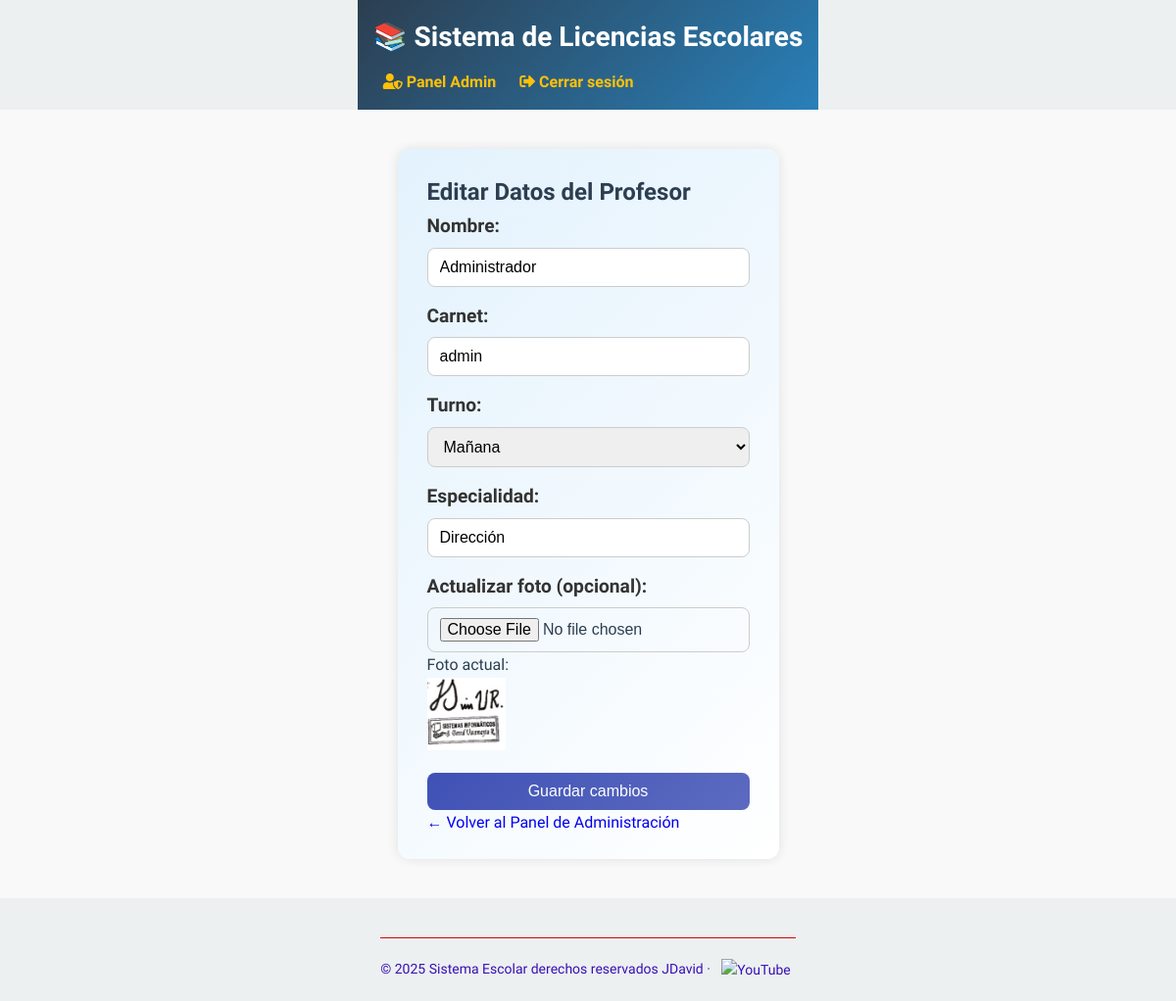
Screenshot of /editar_profesor/1 (signed in) with the database file from the repository.
### tables this page shows
CREATE TABLE profesores (
            id INTEGER PRIMARY KEY AUTOINCREMENT,
            nombre TEXT,
            carnet TEXT UNIQUE,
            contrasena TEXT,
            turno TEXT,
            especialidad TEXT
        , foto TEXT);

### app.py (the view, shortened to what this page needs)
@app.route('/editar_profesor/<int:id>', methods=['GET', 'POST'])
def editar_profesor(id):
    if session.get('user_role') != 'admin':
        return redirect(url_for('login'))
    conn = get_db_connection()
    profesor = conn.execute('SELECT * FROM profesores WHERE id = ?', (id,)).fetchone()
    return render_template('editar_profesor.html', profesor=profesor)

### app.py (called while the page is built)
def get_db_connection():
    conn = sqlite3.connect('database.db')
    conn.row_factory = sqlite3.Row
    return conn

### templates/editar_profesor.html (shortened to what this page needs)
{% extends "base.html" %}
{% block content %}
  <div class="form-container">
    <h2>Editar Datos del Profesor</h2>
    <form method="POST" enctype="multipart/form-data" class="styled-form">
      <div class="form-group">
        <label for="nombre">Nombre:</label>
        <input type="text" name="nombre" id="nombre" value="{{ profesor['nombre'] }}" required>
      </div>
      <div class="form-group">
        <label for="carnet">Carnet:</label>
        <input type="text" name="carnet" id="carnet" value="{{ profesor['carnet'] }}" required>
      </div>
      <div class="form-group">
        <label for="turno">Turno:</label>
        <select name="turno" id="turno" required>
          <option value="mañana" {% if profesor['turno'] == 'mañana' %}selected{% endif %}>Mañana</option>
        </select>
      </div>
      <div class="form-group">
        <label for="especialidad">Especialidad:</label>
        <input type="text" name="especialidad" id="especialidad" value="{{ profesor['especialidad'] }}" required>
      </div>
      <div class="form-group">
        <label for="foto">Actualizar foto (opcional):</label>
        <input type="file" name="foto" id="foto" accept="image/*">
        {% if profesor['foto'] %}
          <p>Foto actual:</p>
          <img src="{{ url_for('static', filename='uploads/' ~ profesor['foto']) }}" alt="Foto actual" width="80">
        {% endif %}
      </div>
      <button type="submit" class="btn-primary">Guardar cambios</button>
    </form>
    <p><a href="{{ url_for('dashboard_admin') }}">← Volver al Panel de Administración</a></p>
  </div>
{% endblock %}

### static/css/styles.css (style rules this page uses)
:root { --primary-color: #2C3E50; --secondary-color: #3498DB; --accent-color: #F1C40F; --success-color: #2ECC71; --text-color: #2C3E50; --light-gray: #ECF0F1; --white: #FFFFFF; --shadow: 0 4px 6px rgba(0, 0, 0, 0.1); --radius: 8px; --gradient: linear-gradient(135deg, var(--primary-color), var(--secondary-color)); }
body { font-family: 'Segoe UI', Arial, sans-serif; margin: 0; padding: 0; background: var(--light-gray); color: var(--text-color); line-height: 1.6; }
body { font-family: 'Segoe UI', Arial, sans-serif; margin: 0; padding: 0; background: var(--light-gray); color: var(--text-color); line-height: 1.6; display: flex; flex-direction: column; align-items: center; }
.form-group { margin-bottom: 2rem; }
.form-group label { display: block; font-size: 1.2rem; margin-bottom: 0.8rem; color: var(--text-color); }
a { text-decoration: none; }
.form-container { max-width: 500px; margin: 40px auto; background: linear-gradient(135deg, #e3f2fd, #fff); padding: 25px 30px; border-radius: 12px; box-shadow: 0 0 12px rgba(0, 0, 0, 0.1); }
.styled-form .form-group { margin-bottom: 15px; }
.styled-form label { display: block; margin-bottom: 6px; font-weight: 600; color: #333; }
.styled-form input, .styled-form select { width: 100%; padding: 10px 12px; border-radius: 8px; border: 1px solid #ccc; outline: none; font-size: 16px; transition: border-color 0.2s; }
.btn-primary { width: 100%; padding: 10px; border: none; background: linear-gradient(135deg, #3f51b5, #5c6bc0); color: white; font-size: 16px; border-radius: 8px; cursor: pointer; transition: background 0.3s; }

### templates/base.html (style rules this page uses)
* { box-sizing: border-box; margin: 0; padding: 0; }
body { min-height: 100vh; }

### rows the page displays
profesores: nombre "Administrador", carnet "admin", turno "Mañana", especialidad "Dirección", foto (picture)
